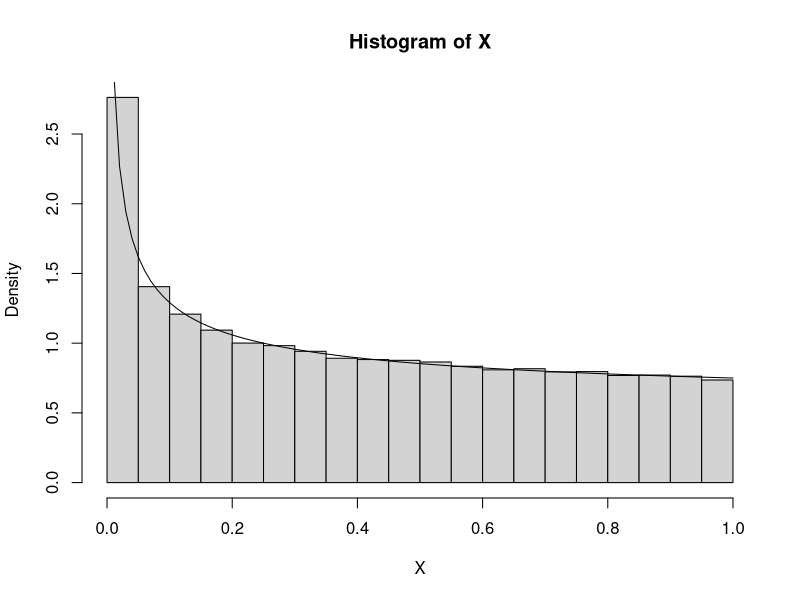

Write the R code that produced this figure.
n <- 10^5

X <- numeric(n)

for (i in 1:n){
  U <- runif(1)
  
  X[i] <- 1/2*(4*U-sqrt(8*U+1) +1)
  
}

hist(X, prob=TRUE)

curve(1/2*(1+1/(2*sqrt(x))), add=TRUE)